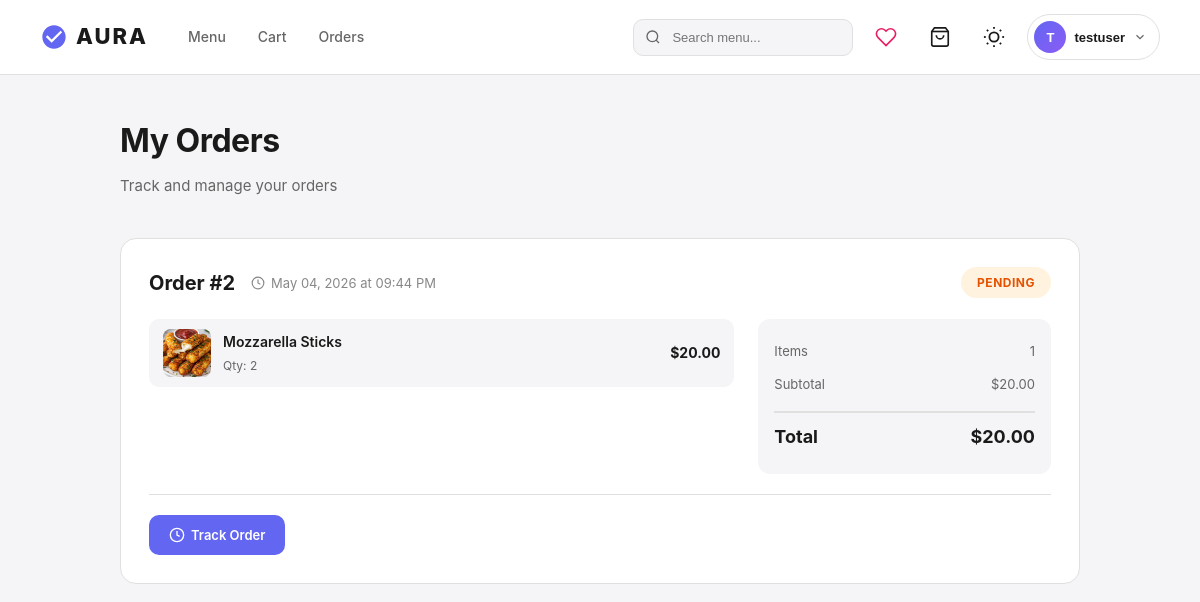
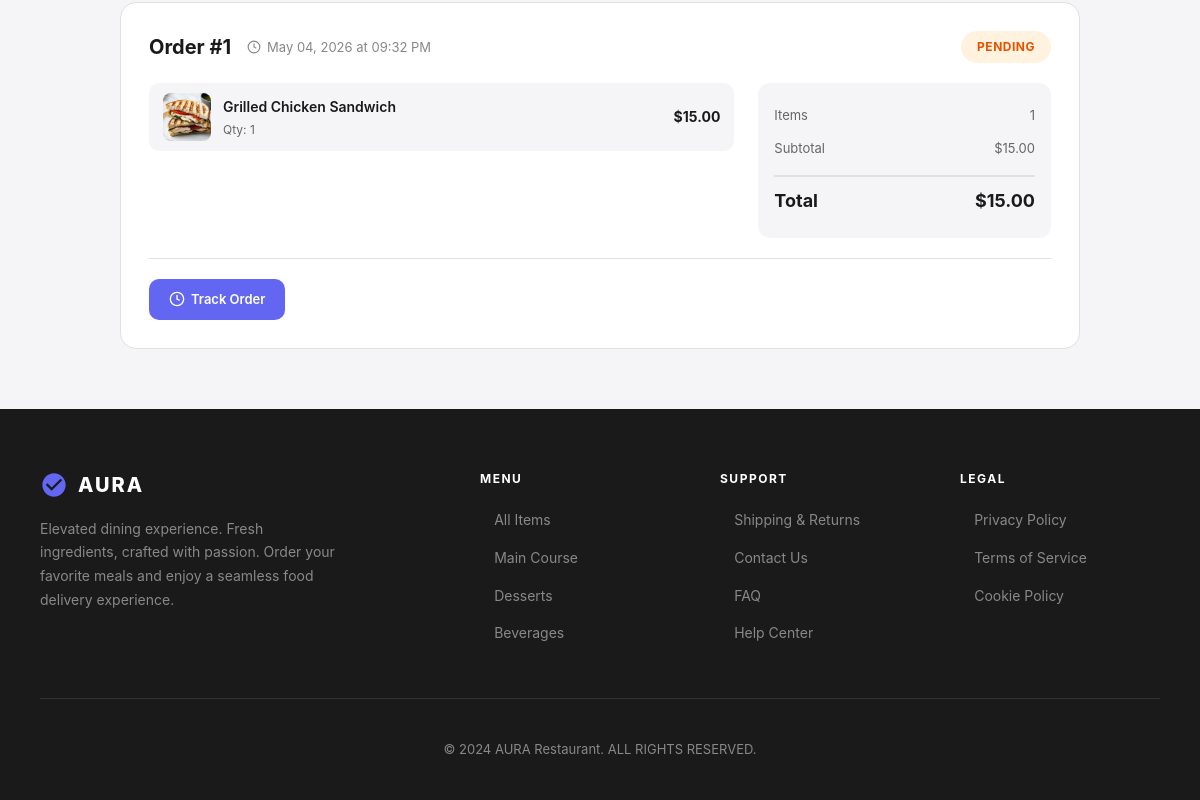
The page /customer/orders (signed in) on the database as committed earlier (2 pictures, top to bottom).
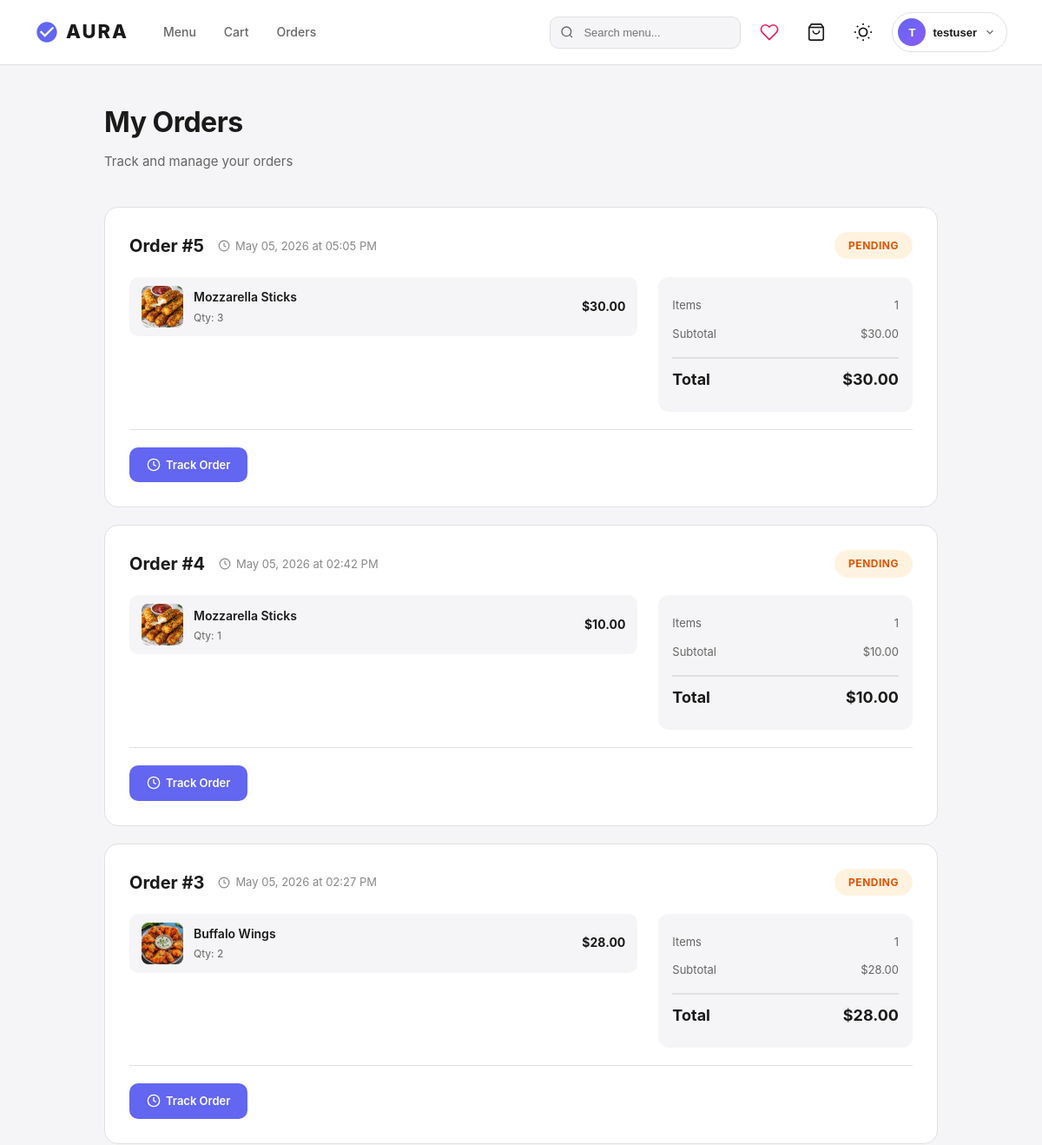
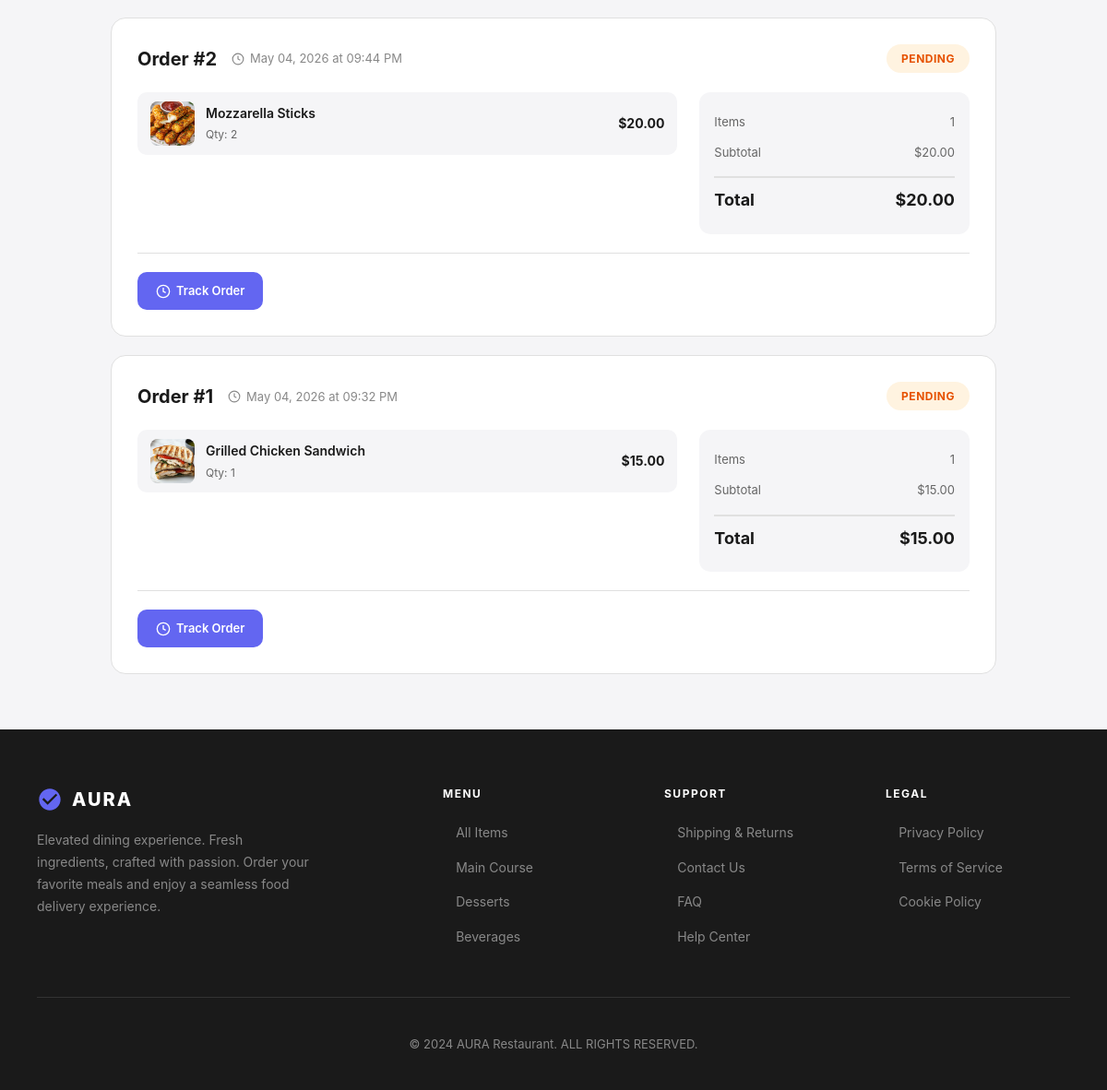
The same page on the database as committed later (2 pictures, top to bottom).
### app/models/user.py (models this page shows, shortened)
class User(db.Model):
    __tablename__ = 'users'
    id = db.Column(db.Integer, primary_key=True)
    username = db.Column(db.String(80), unique=True, nullable=False)
    email = db.Column(db.String(120), unique=True, nullable=False)
    password_hash = db.Column(db.String(256), nullable=False)
    phone = db.Column(db.String(20))
    address = db.Column(db.Text)
    created_at = db.Column(db.DateTime, default=datetime.utcnow)
    orders = db.relationship('Order', back_populates='customer', lazy=True, cascade='all, delete-orphan')
    reviews = db.relationship('Review', back_populates='customer', lazy=True, cascade='all, delete-orphan')

### app/models/orders.py (models this page shows, shortened)
class Order(db.Model):
    __tablename__ = 'orders'
    id = db.Column(db.Integer, primary_key=True)
    customer_id = db.Column(db.Integer, db.ForeignKey('users.id'), nullable=False)
    total_amount = db.Column(db.Numeric(10, 2), nullable=False)
    status = db.Column(db.Enum(OrderStatus), default=OrderStatus.PENDING)
    delivery_address = db.Column(db.Text)
    special_instructions = db.Column(db.Text)
    created_at = db.Column(db.DateTime, default=datetime.utcnow)
    updated_at = db.Column(db.DateTime, default=datetime.utcnow, onupdate=datetime.utcnow)
    customer = db.relationship('User', back_populates='orders')
    items = db.relationship('OrderItem', backref='order', lazy=True, cascade='all, delete-orphan')
    payment = db.relationship('Payment', backref='order', uselist=False)

### app/models/order_item.py (models this page shows, shortened)
class OrderItem(db.Model):
    __tablename__ = 'order_items'
    id = db.Column(db.Integer, primary_key=True)
    order_id = db.Column(db.Integer, db.ForeignKey('orders.id'), nullable=False)
    menu_item_id = db.Column(db.Integer, db.ForeignKey('menu_items.id'), nullable=False)
    quantity = db.Column(db.Integer, nullable=False, default=1)
    unit_price = db.Column(db.Numeric(10, 2), nullable=False)
    special_requests = db.Column(db.Text)

### app/models/menu_item.py (models this page shows, shortened)
class MenuItem(db.Model):
    __tablename__ = 'menu_items'
    id = db.Column(db.Integer, primary_key=True)
    name = db.Column(db.String(100), nullable=False)
    description = db.Column(db.Text)
    price = db.Column(db.Numeric(10, 2), nullable=False)
    category = db.Column(db.Enum(Category), nullable=False)
    image_url = db.Column(db.String(255))
    is_available = db.Column(db.Boolean, default=True)
    stock_quantity = db.Column(db.Integer, default=10)  # ← NEW: Available stock
    preparation_time = db.Column(db.Integer, default=15)
    calories = db.Column(db.Integer)
    ingredients = db.Column(db.Text)
    created_at = db.Column(db.DateTime, default=db.func.current_timestamp())
    order_items = db.relationship('OrderItem', backref='menu_item', lazy=True)
    reviews = db.relationship('Review', backref='menu_item', lazy=True, cascade='all, delete-orphan')

### app/routes/customer.py (the view)
@customer_bp.route('/orders')
@login_required
def orders():
    from app.models.orders import Order
    user_orders = Order.query.filter_by(customer_id=current_user.id).order_by(Order.created_at.desc()).all()
    return render_template('orders/orders_list.html', orders=user_orders)

### app/templates/orders/orders_list.html (shortened to what this page needs)
{% extends "base.html" %}
{% block content %}
<div class="orders-container">
  <h1 class="orders-title">My Orders</h1>
  <p class="orders-subtitle">Track and manage your orders</p>
  {% if orders %}
    {% set active_orders = orders | selectattr('status.value', 'ne', 'Cancelled') | list %}
    {% set cancelled_orders = orders | selectattr('status.value', 'eq', 'Cancelled') | list %}
    {% if active_orders %}
      <div class="active-orders">
        {% for order in active_orders %}
        <div class="order-card">
          <div class="order-header">
            <div class="order-id-section">
              <span class="order-id">Order #{{ order.id }}</span>
              <span class="order-date">
                <svg viewBox="0 0 24 24"><circle cx="12" cy="12" r="10"/><polyline points="12 6 12 12 16 14"/></svg>
                {{ order.created_at.strftime('%B %d, %Y at %I:%M %p') if order.created_at else 'N/A' }}
              </span>
            </div>
            <span class="order-status status-{{ order.status.value.lower() }}">{{ order.status.value }}</span>
          </div>
          <div class="order-body">
            <div class="order-items-preview">
              {% for item in order.items %}
              <div class="order-item-preview">
                <div class="order-item-img">
                  {% if item.menu_item.image_url %}
                    {% set img_path = item.menu_item.image_url %}
                    {% if img_path.startswith('static/') %}{% set img_path = img_path[7:] %}{% endif %}
                    <img src="{{ url_for('static', filename=img_path) }}" alt="{{ item.menu_item.name }}" onerror="this.parentElement.style.display='none'">
                  {% endif %}
                </div>
                <div class="order-item-info">
                  <div class="order-item-name">{{ item.menu_item.name }}</div>
                  <div class="order-item-qty">Qty: {{ item.quantity }}</div>
                </div>
                <div class="order-item-price">${{ "%.2f"|format(item.quantity * item.unit_price|float) }}</div>
              </div>
              {% endfor %}
            </div>
            <div class="order-summary-info">
              <div class="row">
                <span>Items</span>
                <span>{{ order.items|length }}</span>
              </div>
              <div class="row">
                <span>Subtotal</span>
                <span>${{ "%.2f"|format(order.total_amount|float) }}</span>
              </div>
              <div class="row total">
                <span>Total</span>
                <span>${{ "%.2f"|format(order.total_amount|float) }}</span>
              </div>
            </div>
          </div>
          <div class="order-footer">
            <div class="btn-group">
              <a href="{{ url_for('order.order_tracking', order_id=order.id) }}" class="btn btn-primary track-btn">
                <svg viewBox="0 0 24 24"><circle cx="12" cy="12" r="10"/><polyline points="12 6 12 12 16 14"/></svg>
                Track Order
              </a>
            </div>
          </div>
        </div>
        {% endfor %}
      </div>
    {% endif %}
  {% endif %}
</div>
{% endblock %}

### app/templates/base.html (shortened to what this page needs)
<!DOCTYPE html>
<html lang="en" data-theme="light">
<head>
<link rel="stylesheet" href="{{ url_for('static', filename='css/style.css') }}">
</head>
<body>
<nav class="nav">
  <div class="nav-left">
    <a href="{{ url_for('main.home') }}" class="logo">
      <svg viewBox="0 0 24 24"><path d="M12 2C6.48 2 2 6.48 2 12s4.48 10 10 10 10-4.48 10-10S17.52 2 12 2zm-2 15l-5-5 1.41-1.41L10 14.17l7.59-7.59L19 8l-9 9z"/></svg>
      AURA
    </a>
    <ul class="links">
      <li><a href="{{ url_for('customer.menu') }}" class="{% if request.endpoint == 'customer.menu' %}active{% endif %}">Menu</a></li>
      <li><a href="{{ url_for('customer.cart') }}">Cart</a></li>
      <li><a href="{{ url_for('customer.orders') }}">Orders</a></li>
    </ul>
  </div>
  <div class="nav-right">
    <form class="nav-search" action="{{ url_for('customer.search') }}" method="GET">
      <input type="text" name="q" placeholder="Search menu..." value="{{ search_query or '' }}">
    </form>
    <a href="{{ url_for('customer.menu') }}" class="nav-icon-btn wishlist-btn" title="Wishlist (Coming Soon)">
      <svg viewBox="0 0 24 24"><path d="M20.84 4.61a5.5 5.5 0 0 0-7.78 0L12 5.67l-1.06-1.06a5.5 5.5 0 0 0-7.78 7.78l1.06 1.06L12 21.23l7.78-7.78 1.06-1.06a5.5 5.5 0 0 0 0-7.78z"/></svg>
    </a>
    <a href="{{ url_for('customer.cart') }}" class="nav-icon-btn cart-icon-wrap" title="Cart">
      <svg viewBox="0 0 24 24"><path d="M6 2L3 6v14a2 2 0 0 0 2 2h14a2 2 0 0 0 2-2V6l-3-4z"/><line x1="3" y1="6" x2="21" y2="6"/><path d="M16 10a4 4 0 0 1-8 0"/></svg>
    </a>
    <button class="nav-icon-btn theme-toggle" onclick="toggleTheme()" title="Toggle Dark Mode">
    </button>
    {% if current_user.is_authenticated %}
    <div class="profile-dropdown" id="profileDropdown">
      <button class="profile-btn" onclick="toggleProfileDropdown()">
        <div class="profile-avatar">{{ current_user.username[0]|upper }}</div>
        <span class="profile-name">{{ current_user.username }}</span>
        <svg class="profile-arrow" viewBox="0 0 24 24"><polyline points="6 9 12 15 18 9"/></svg>
      </button>
    </div>
    {% else %}
    <a href="{{ url_for('auth.login') }}" class="btn btn-primary" style="padding:8px 20px;font-size:13px;border-radius:8px;background:var(--c2);color:#fff;font-weight:600;text-decoration:none">Login</a>
    {% endif %}
  </div>
</nav>
{% block content %}{% endblock %}
<footer class="footer">
  <div class="f-grid">
    <div>
      <div class="f-brand">
        <svg viewBox="0 0 24 24"><path d="M12 2C6.48 2 2 6.48 2 12s4.48 10 10 10 10-4.48 10-10S17.52 2 12 2zm-2 15l-5-5 1.41-1.41L10 14.17l7.59-7.59L19 8l-9 9z"/></svg>
        AURA
      </div>
      <p class="f-desc">Elevated dining experience. Fresh ingredients, crafted with passion. Order your favorite meals and enjoy a seamless food delivery experience.</p>
    </div>
    <div>
      <div class="f-title">Menu</div>
      <ul class="f-links">
        <li><a href="{{ url_for('customer.menu') }}">All Items</a></li>
        <li><a href="{{ url_for('customer.menu', category='main_course') }}">Main Course</a></li>
        <li><a href="{{ url_for('customer.menu', category='desserts') }}">Desserts</a></li>
        <li><a href="{{ url_for('customer.menu', category='beverages') }}">Beverages</a></li>
      </ul>
    </div>
    <div>
      <div class="f-title">Support</div>
      <ul class="f-links">
        <li><a href="#">Shipping & Returns</a></li>
        <li><a href="#">Contact Us</a></li>
        <li><a href="#">FAQ</a></li>
        <li><a href="#">Help Center</a></li>
      </ul>
    </div>
    <div>
      <div class="f-title">Legal</div>
      <ul class="f-links">
        <li><a href="#">Privacy Policy</a></li>
        <li><a href="#">Terms of Service</a></li>
        <li><a href="#">Cookie Policy</a></li>
      </ul>
    </div>
  </div>
  <div class="f-copy">&copy; 2024 AURA Restaurant. ALL RIGHTS RESERVED.</div>
</footer>
</body>
</html>

### app/static/css/style.css (style rules this page uses)
:root { --c1:#1a1a1a; --c2:#6366f1; --cg:#666; --cl:#888; --cb:#e0e0e0; --cw:#fff; --bg:#f5f5f7; --r:8px; --tr:all .3s; }
* { margin:0;padding:0;box-sizing:border-box }
body { font-family:-apple-system,BlinkMacSystemFont,'Segoe UI',Roboto,sans-serif;background:var(--bg);color:var(--c1);line-height:1.6 }
a { text-decoration:none;color:inherit }
img { max-width:100%;display:block }
.nav { display:flex;justify-content:space-between;align-items:center;padding:16px 40px;background:var(--cw);border-bottom:1px solid #f0f0f0;position:sticky;top:0;z-index:100 }
.logo { font-size:20px;font-weight:700;letter-spacing:3px }
.links { display:flex;gap:32px;list-style:none }
.links a { color:var(--cg);font-size:13px;font-weight:500;transition:var(--tr) }
.footer { background:var(--c1);color:var(--cw);padding:40px }
.f-grid { display:grid;grid-template-columns:2fr 1fr 1fr 1fr;gap:32px;max-width:1200px;margin:0 auto }
.f-brand { font-size:18px;font-weight:700;letter-spacing:2px;margin-bottom:12px }
.f-desc { font-size:13px;color:var(--cl);line-height:1.6 }
.f-title { font-size:12px;font-weight:600;text-transform:uppercase;letter-spacing:1px;margin-bottom:16px }
.f-links { list-style:none }
.f-links li { margin-bottom:10px }
.f-links a { color:var(--cl);font-size:13px;transition:var(--tr) }
.f-copy { text-align:center;padding-top:32px;margin-top:32px;border-top:1px solid #333;font-size:12px;color:var(--cl) }

### app/templates/orders/orders_list.html (style rules this page uses)
.orders-container { max-width:1000px;margin:0 auto;padding:40px 20px }
.orders-title { font-size:32px;font-weight:700;margin-bottom:8px;letter-spacing:-0.5px }
.orders-subtitle { color:var(--cg);margin-bottom:40px;font-size:15px }
.order-card { background:var(--card-bg);padding:28px;border-radius:16px;border:1px solid var(--cb);margin-bottom:20px;transition:all 0.3s ease;position:relative;overflow:hidden }
.order-header { display:flex;justify-content:space-between;align-items:flex-start;margin-bottom:20px;flex-wrap:wrap;gap:12px }
.order-id-section { display:flex;align-items:center;gap:16px;flex-wrap:wrap }
.order-id { font-size:20px;font-weight:700;color:var(--text-primary) }
.order-date { font-size:13px;color:var(--cl);display:flex;align-items:center;gap:6px }
.order-date svg { width:14px;height:14px;stroke:var(--cl);fill:none;stroke-width:2 }
.order-status { padding:6px 16px;border-radius:20px;font-size:12px;font-weight:700;text-transform:uppercase;letter-spacing:0.5px }
.status-pending { background:#fff3e0;color:#e65100 }
.order-body { display:grid;grid-template-columns:2fr 1fr;gap:24px;margin-bottom:20px }
.order-items-preview { display:flex;flex-direction:column;gap:10px }
.order-item-preview { display:flex;align-items:center;gap:12px;padding:10px 14px;background:var(--bg);border-radius:10px }
.order-item-img { width:48px;height:48px;border-radius:8px;overflow:hidden;background:#e8e8e8;flex-shrink:0 }
.order-item-img img { width:100%;height:100%;object-fit:cover }
.order-item-info { flex:1;min-width:0 }
.order-item-name { font-size:14px;font-weight:600;color:var(--text-primary);white-space:nowrap;overflow:hidden;text-overflow:ellipsis }
.order-item-qty { font-size:12px;color:var(--cg);margin-top:2px }
.order-item-price { font-size:14px;font-weight:700;color:var(--text-primary);white-space:nowrap }
.order-summary-info { background:var(--bg);padding:16px;border-radius:12px }
.order-summary-info .row { display:flex;justify-content:space-between;padding:6px 0;font-size:13px;color:var(--cg) }
.order-summary-info .row.total { padding-top:10px;margin-top:10px;border-top:2px solid var(--cb);font-size:18px;font-weight:700;color:var(--text-primary) }
.order-footer { display:flex;justify-content:space-between;align-items:center;padding-top:20px;border-top:1px solid var(--cb);flex-wrap:wrap;gap:12px }
.btn-group { display:flex;gap:10px;align-items:center;flex-wrap:wrap }
.btn { padding:10px 20px;border-radius:10px;font-size:13px;font-weight:600;cursor:pointer;transition:all 0.2s ease;border:none;text-decoration:none;display:inline-flex;align-items:center;gap:6px }
.btn-primary { background:var(--c2);color:#fff }
.track-btn svg,.cancel-btn svg { width:16px;height:16px;stroke:currentColor;fill:none;stroke-width:2 }

Rows that differ between the two databases and show on the page:
added Order: id "5", created_at "May 05, 2026 at 05:05 PM", status.value "PENDING", items|length "1", total_amount "30.00"
added OrderItem: menu_item.name (picture), menu_item.name "Mozzarella Sticks", quantity "3", item.quantity*item.unit_price|float "30.00", shown under "5"
added Order: id "4", created_at "May 05, 2026 at 02:42 PM", status.value "PENDING", items|length "1", total_amount "10.00"
added OrderItem: menu_item.name (picture), menu_item.name "Mozzarella Sticks", quantity "1", item.quantity*item.unit_price|float "10.00", shown under "4"
added Order: id "3", created_at "May 05, 2026 at 02:27 PM", status.value "PENDING", items|length "1", total_amount "28.00"
added OrderItem: menu_item.name (picture), menu_item.name "Buffalo Wings", quantity "2", item.quantity*item.unit_price|float "28.00", shown under "3"
